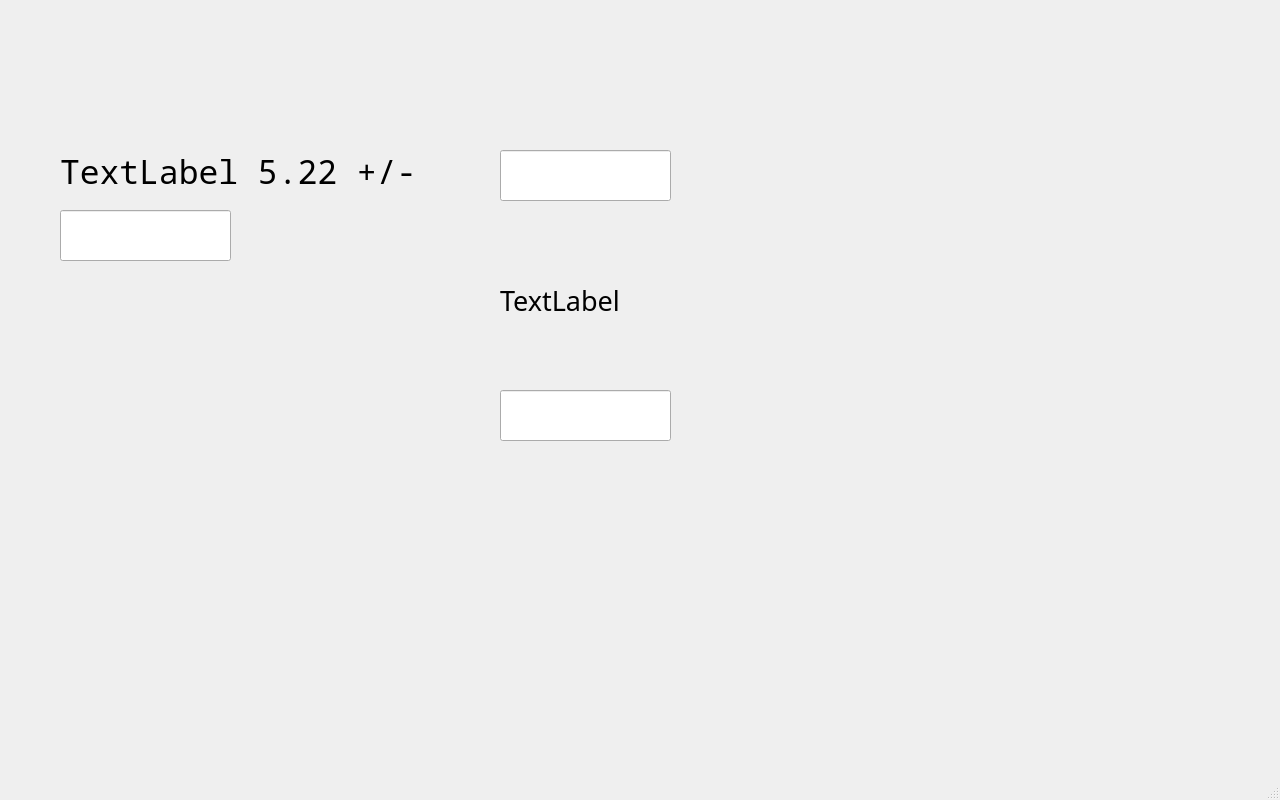
<?xml version="1.0" encoding="UTF-8"?>
<ui version="4.0">
 <class>MainWindow</class>
 <widget class="QMainWindow" name="MainWindow">
  <property name="geometry">
   <rect>
    <x>0</x>
    <y>0</y>
    <width>1280</width>
    <height>800</height>
   </rect>
  </property>
  <property name="windowTitle">
   <string>MainWindow</string>
  </property>
  <widget class="QWidget" name="centralwidget">
   <widget class="QLabel" name="label">
    <property name="geometry">
     <rect>
      <x>500</x>
      <y>260</y>
      <width>241</width>
      <height>81</height>
     </rect>
    </property>
    <property name="font">
     <font>
      <family>Ubuntu Mono</family>
      <pointsize>20</pointsize>
     </font>
    </property>
    <property name="text">
     <string>TextLabel</string>
    </property>
   </widget>
   <widget class="MyLineEdit" name="lineEdit">
    <property name="geometry">
     <rect>
      <x>500</x>
      <y>150</y>
      <width>171</width>
      <height>51</height>
     </rect>
    </property>
    <property name="font">
     <font>
      <pointsize>20</pointsize>
     </font>
    </property>
    <property name="focusPolicy">
     <enum>Qt::ClickFocus</enum>
    </property>
    <property name="dragEnabled">
     <bool>false</bool>
    </property>
   </widget>
   <widget class="MyLineEdit" name="lineEdit_2">
    <property name="geometry">
     <rect>
      <x>500</x>
      <y>390</y>
      <width>171</width>
      <height>51</height>
     </rect>
    </property>
    <property name="font">
     <font>
      <pointsize>20</pointsize>
     </font>
    </property>
    <property name="focusPolicy">
     <enum>Qt::ClickFocus</enum>
    </property>
   </widget>
   <widget class="QLabel" name="label_2">
    <property name="geometry">
     <rect>
      <x>60</x>
      <y>140</y>
      <width>371</width>
      <height>61</height>
     </rect>
    </property>
    <property name="font">
     <font>
      <family>Noto Sans Mono</family>
      <pointsize>25</pointsize>
     </font>
    </property>
    <property name="text">
     <string>TextLabel 5.22 +/-</string>
    </property>
   </widget>
   <widget class="MyLineEdit" name="lineEdit_3">
    <property name="geometry">
     <rect>
      <x>60</x>
      <y>210</y>
      <width>171</width>
      <height>51</height>
     </rect>
    </property>
    <property name="font">
     <font>
      <pointsize>20</pointsize>
     </font>
    </property>
    <property name="focusPolicy">
     <enum>Qt::ClickFocus</enum>
    </property>
    <property name="dragEnabled">
     <bool>false</bool>
    </property>
   </widget>
  </widget>
  <widget class="QMenuBar" name="menubar">
   <property name="geometry">
    <rect>
     <x>0</x>
     <y>0</y>
     <width>1280</width>
     <height>22</height>
    </rect>
   </property>
  </widget>
  <widget class="QStatusBar" name="statusbar"/>
 </widget>
 <customwidgets>
  <customwidget>
   <class>MyLineEdit</class>
   <extends>QLineEdit</extends>
   <header>mylineedit.h</header>
  </customwidget>
 </customwidgets>
 <resources/>
 <connections/>
</ui>
